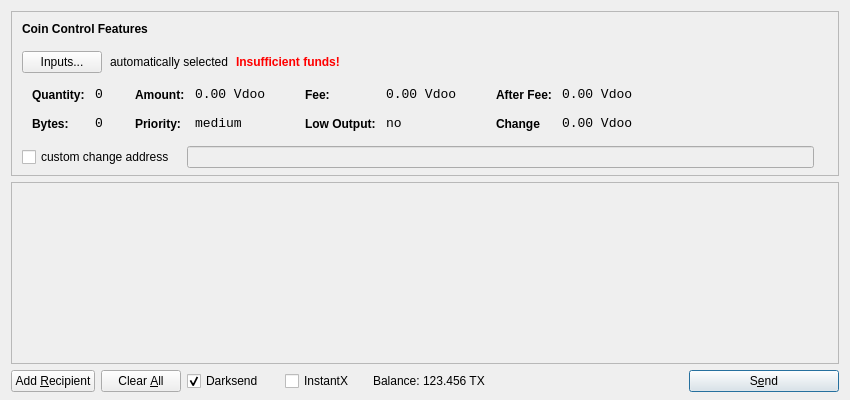
<?xml version="1.0" encoding="UTF-8"?>
<ui version="4.0">
 <class>SendCoinsDialog</class>
 <widget class="QDialog" name="SendCoinsDialog">
  <property name="geometry">
   <rect>
    <x>0</x>
    <y>0</y>
    <width>850</width>
    <height>400</height>
   </rect>
  </property>
  <property name="windowTitle">
   <string>Send Coins</string>
  </property>
  <layout class="QVBoxLayout" name="verticalLayout" stretch="0,1,0">
   <property name="bottomMargin">
    <number>8</number>
   </property>
   <item>
    <widget class="QFrame" name="frameCoinControl">
     <property name="sizePolicy">
      <sizepolicy hsizetype="Expanding" vsizetype="Expanding">
       <horstretch>0</horstretch>
       <verstretch>0</verstretch>
      </sizepolicy>
     </property>
     <property name="maximumSize">
      <size>
       <width>16777215</width>
       <height>16777215</height>
      </size>
     </property>
     <property name="frameShape">
      <enum>QFrame::StyledPanel</enum>
     </property>
     <property name="frameShadow">
      <enum>QFrame::Sunken</enum>
     </property>
     <layout class="QVBoxLayout" name="verticalLayoutCoinControl2">
      <property name="spacing">
       <number>-1</number>
      </property>
      <property name="leftMargin">
       <number>0</number>
      </property>
      <property name="topMargin">
       <number>0</number>
      </property>
      <property name="rightMargin">
       <number>0</number>
      </property>
      <property name="bottomMargin">
       <number>6</number>
      </property>
      <item>
       <layout class="QVBoxLayout" name="verticalLayoutCoinControl" stretch="0,0,0,0,1">
        <property name="spacing">
         <number>0</number>
        </property>
        <property name="leftMargin">
         <number>10</number>
        </property>
        <property name="topMargin">
         <number>10</number>
        </property>
        <item>
         <layout class="QHBoxLayout" name="horizontalLayoutCoinControl1">
          <property name="bottomMargin">
           <number>15</number>
          </property>
          <item>
           <widget class="QLabel" name="labelCoinControlFeatures">
            <property name="sizePolicy">
             <sizepolicy hsizetype="Preferred" vsizetype="Maximum">
              <horstretch>0</horstretch>
              <verstretch>0</verstretch>
             </sizepolicy>
            </property>
            <property name="font">
             <font>
              <weight>75</weight>
              <bold>true</bold>
             </font>
            </property>
            <property name="styleSheet">
             <string notr="true">font-weight:bold;</string>
            </property>
            <property name="text">
             <string>Coin Control Features</string>
            </property>
           </widget>
          </item>
         </layout>
        </item>
        <item>
         <layout class="QHBoxLayout" name="horizontalLayoutCoinControl2" stretch="0,0,0,0">
          <property name="spacing">
           <number>8</number>
          </property>
          <property name="bottomMargin">
           <number>10</number>
          </property>
          <item>
           <widget class="QPushButton" name="pushButtonCoinControl">
            <property name="styleSheet">
             <string notr="true"/>
            </property>
            <property name="text">
             <string>Inputs...</string>
            </property>
           </widget>
          </item>
          <item>
           <widget class="QLabel" name="labelCoinControlAutomaticallySelected">
            <property name="text">
             <string>automatically selected</string>
            </property>
            <property name="margin">
             <number>5</number>
            </property>
           </widget>
          </item>
          <item>
           <widget class="QLabel" name="labelCoinControlInsuffFunds">
            <property name="font">
             <font>
              <weight>75</weight>
              <bold>true</bold>
             </font>
            </property>
            <property name="styleSheet">
             <string notr="true">color:red;font-weight:bold;</string>
            </property>
            <property name="text">
             <string>Insufficient funds!</string>
            </property>
            <property name="margin">
             <number>5</number>
            </property>
           </widget>
          </item>
          <item>
           <spacer name="horizontalSpacerCoinControl">
            <property name="orientation">
             <enum>Qt::Horizontal</enum>
            </property>
            <property name="sizeHint" stdset="0">
             <size>
              <width>40</width>
              <height>1</height>
             </size>
            </property>
           </spacer>
          </item>
         </layout>
        </item>
        <item>
         <widget class="QWidget" name="widgetCoinControl" native="true">
          <property name="sizePolicy">
           <sizepolicy hsizetype="Preferred" vsizetype="Preferred">
            <horstretch>0</horstretch>
            <verstretch>0</verstretch>
           </sizepolicy>
          </property>
          <property name="minimumSize">
           <size>
            <width>0</width>
            <height>0</height>
           </size>
          </property>
          <property name="styleSheet">
           <string notr="true"/>
          </property>
          <layout class="QHBoxLayout" name="horizontalLayoutCoinControl5">
           <property name="margin">
            <number>0</number>
           </property>
           <item>
            <layout class="QHBoxLayout" name="horizontalLayoutCoinControl3" stretch="0,0,0,1">
             <property name="spacing">
              <number>20</number>
             </property>
             <property name="topMargin">
              <number>0</number>
             </property>
             <property name="bottomMargin">
              <number>10</number>
             </property>
             <item>
              <layout class="QFormLayout" name="formLayoutCoinControl1">
               <property name="horizontalSpacing">
                <number>10</number>
               </property>
               <property name="verticalSpacing">
                <number>14</number>
               </property>
               <property name="leftMargin">
                <number>10</number>
               </property>
               <property name="topMargin">
                <number>4</number>
               </property>
               <property name="rightMargin">
                <number>6</number>
               </property>
               <item row="0" column="0">
                <widget class="QLabel" name="labelCoinControlQuantityText">
                 <property name="styleSheet">
                  <string notr="true">font-weight:bold;</string>
                 </property>
                 <property name="text">
                  <string>Quantity:</string>
                 </property>
                 <property name="margin">
                  <number>0</number>
                 </property>
                </widget>
               </item>
               <item row="0" column="1">
                <widget class="QLabel" name="labelCoinControlQuantity">
                 <property name="font">
                  <font>
                   <family>Monospace</family>
                   <pointsize>10</pointsize>
                  </font>
                 </property>
                 <property name="cursor">
                  <cursorShape>IBeamCursor</cursorShape>
                 </property>
                 <property name="contextMenuPolicy">
                  <enum>Qt::ActionsContextMenu</enum>
                 </property>
                 <property name="text">
                  <string>0</string>
                 </property>
                 <property name="margin">
                  <number>0</number>
                 </property>
                 <property name="textInteractionFlags">
                  <set>Qt::LinksAccessibleByMouse|Qt::TextSelectableByKeyboard|Qt::TextSelectableByMouse</set>
                 </property>
                </widget>
               </item>
               <item row="1" column="0">
                <widget class="QLabel" name="labelCoinControlBytesText">
                 <property name="styleSheet">
                  <string notr="true">font-weight:bold;</string>
                 </property>
                 <property name="text">
                  <string>Bytes:</string>
                 </property>
                </widget>
               </item>
               <item row="1" column="1">
                <widget class="QLabel" name="labelCoinControlBytes">
                 <property name="font">
                  <font>
                   <family>Monospace</family>
                   <pointsize>10</pointsize>
                  </font>
                 </property>
                 <property name="cursor">
                  <cursorShape>IBeamCursor</cursorShape>
                 </property>
                 <property name="contextMenuPolicy">
                  <enum>Qt::ActionsContextMenu</enum>
                 </property>
                 <property name="text">
                  <string>0</string>
                 </property>
                 <property name="textInteractionFlags">
                  <set>Qt::LinksAccessibleByMouse|Qt::TextSelectableByKeyboard|Qt::TextSelectableByMouse</set>
                 </property>
                </widget>
               </item>
              </layout>
             </item>
             <item>
              <layout class="QFormLayout" name="formLayoutCoinControl2">
               <property name="horizontalSpacing">
                <number>10</number>
               </property>
               <property name="verticalSpacing">
                <number>14</number>
               </property>
               <property name="leftMargin">
                <number>6</number>
               </property>
               <property name="topMargin">
                <number>4</number>
               </property>
               <property name="rightMargin">
                <number>6</number>
               </property>
               <item row="0" column="0">
                <widget class="QLabel" name="labelCoinControlAmountText">
                 <property name="styleSheet">
                  <string notr="true">font-weight:bold;</string>
                 </property>
                 <property name="text">
                  <string>Amount:</string>
                 </property>
                 <property name="margin">
                  <number>0</number>
                 </property>
                </widget>
               </item>
               <item row="0" column="1">
                <widget class="QLabel" name="labelCoinControlAmount">
                 <property name="font">
                  <font>
                   <family>Monospace</family>
                   <pointsize>10</pointsize>
                  </font>
                 </property>
                 <property name="cursor">
                  <cursorShape>IBeamCursor</cursorShape>
                 </property>
                 <property name="contextMenuPolicy">
                  <enum>Qt::ActionsContextMenu</enum>
                 </property>
                 <property name="text">
                  <string>0.00 Vdoo </string>
                 </property>
                 <property name="textInteractionFlags">
                  <set>Qt::LinksAccessibleByMouse|Qt::TextSelectableByKeyboard|Qt::TextSelectableByMouse</set>
                 </property>
                </widget>
               </item>
               <item row="1" column="0">
                <widget class="QLabel" name="labelCoinControlPriorityText">
                 <property name="styleSheet">
                  <string notr="true">font-weight:bold;</string>
                 </property>
                 <property name="text">
                  <string>Priority:</string>
                 </property>
                </widget>
               </item>
               <item row="1" column="1">
                <widget class="QLabel" name="labelCoinControlPriority">
                 <property name="font">
                  <font>
                   <family>Monospace</family>
                   <pointsize>10</pointsize>
                  </font>
                 </property>
                 <property name="cursor">
                  <cursorShape>IBeamCursor</cursorShape>
                 </property>
                 <property name="contextMenuPolicy">
                  <enum>Qt::ActionsContextMenu</enum>
                 </property>
                 <property name="text">
                  <string>medium</string>
                 </property>
                 <property name="textInteractionFlags">
                  <set>Qt::LinksAccessibleByMouse|Qt::TextSelectableByKeyboard|Qt::TextSelectableByMouse</set>
                 </property>
                </widget>
               </item>
              </layout>
             </item>
             <item>
              <layout class="QFormLayout" name="formLayoutCoinControl3">
               <property name="horizontalSpacing">
                <number>10</number>
               </property>
               <property name="verticalSpacing">
                <number>14</number>
               </property>
               <property name="leftMargin">
                <number>6</number>
               </property>
               <property name="topMargin">
                <number>4</number>
               </property>
               <property name="rightMargin">
                <number>6</number>
               </property>
               <item row="0" column="0">
                <widget class="QLabel" name="labelCoinControlFeeText">
                 <property name="styleSheet">
                  <string notr="true">font-weight:bold;</string>
                 </property>
                 <property name="text">
                  <string>Fee:</string>
                 </property>
                 <property name="margin">
                  <number>0</number>
                 </property>
                </widget>
               </item>
               <item row="0" column="1">
                <widget class="QLabel" name="labelCoinControlFee">
                 <property name="font">
                  <font>
                   <family>Monospace</family>
                   <pointsize>10</pointsize>
                  </font>
                 </property>
                 <property name="cursor">
                  <cursorShape>IBeamCursor</cursorShape>
                 </property>
                 <property name="contextMenuPolicy">
                  <enum>Qt::ActionsContextMenu</enum>
                 </property>
                 <property name="text">
                  <string>0.00 Vdoo </string>
                 </property>
                 <property name="textInteractionFlags">
                  <set>Qt::LinksAccessibleByMouse|Qt::TextSelectableByKeyboard|Qt::TextSelectableByMouse</set>
                 </property>
                </widget>
               </item>
               <item row="1" column="0">
                <widget class="QLabel" name="labelCoinControlLowOutputText">
                 <property name="styleSheet">
                  <string notr="true">font-weight:bold;</string>
                 </property>
                 <property name="text">
                  <string>Low Output:</string>
                 </property>
                </widget>
               </item>
               <item row="1" column="1">
                <widget class="QLabel" name="labelCoinControlLowOutput">
                 <property name="font">
                  <font>
                   <family>Monospace</family>
                   <pointsize>10</pointsize>
                  </font>
                 </property>
                 <property name="cursor">
                  <cursorShape>IBeamCursor</cursorShape>
                 </property>
                 <property name="contextMenuPolicy">
                  <enum>Qt::ActionsContextMenu</enum>
                 </property>
                 <property name="text">
                  <string>no</string>
                 </property>
                 <property name="textInteractionFlags">
                  <set>Qt::LinksAccessibleByMouse|Qt::TextSelectableByKeyboard|Qt::TextSelectableByMouse</set>
                 </property>
                </widget>
               </item>
              </layout>
             </item>
             <item>
              <layout class="QFormLayout" name="formLayoutCoinControl4">
               <property name="horizontalSpacing">
                <number>10</number>
               </property>
               <property name="verticalSpacing">
                <number>14</number>
               </property>
               <property name="leftMargin">
                <number>6</number>
               </property>
               <property name="topMargin">
                <number>4</number>
               </property>
               <property name="rightMargin">
                <number>6</number>
               </property>
               <item row="0" column="0">
                <widget class="QLabel" name="labelCoinControlAfterFeeText">
                 <property name="styleSheet">
                  <string notr="true">font-weight:bold;</string>
                 </property>
                 <property name="text">
                  <string>After Fee:</string>
                 </property>
                 <property name="margin">
                  <number>0</number>
                 </property>
                </widget>
               </item>
               <item row="0" column="1">
                <widget class="QLabel" name="labelCoinControlAfterFee">
                 <property name="font">
                  <font>
                   <family>Monospace</family>
                   <pointsize>10</pointsize>
                  </font>
                 </property>
                 <property name="cursor">
                  <cursorShape>IBeamCursor</cursorShape>
                 </property>
                 <property name="contextMenuPolicy">
                  <enum>Qt::ActionsContextMenu</enum>
                 </property>
                 <property name="text">
                  <string>0.00 Vdoo </string>
                 </property>
                 <property name="textInteractionFlags">
                  <set>Qt::LinksAccessibleByMouse|Qt::TextSelectableByKeyboard|Qt::TextSelectableByMouse</set>
                 </property>
                </widget>
               </item>
               <item row="1" column="0">
                <widget class="QLabel" name="labelCoinControlChangeText">
                 <property name="styleSheet">
                  <string notr="true">font-weight:bold;</string>
                 </property>
                 <property name="text">
                  <string>Change</string>
                 </property>
                </widget>
               </item>
               <item row="1" column="1">
                <widget class="QLabel" name="labelCoinControlChange">
                 <property name="font">
                  <font>
                   <family>Monospace</family>
                   <pointsize>10</pointsize>
                  </font>
                 </property>
                 <property name="cursor">
                  <cursorShape>IBeamCursor</cursorShape>
                 </property>
                 <property name="contextMenuPolicy">
                  <enum>Qt::ActionsContextMenu</enum>
                 </property>
                 <property name="text">
                  <string>0.00 Vdoo </string>
                 </property>
                 <property name="textInteractionFlags">
                  <set>Qt::LinksAccessibleByMouse|Qt::TextSelectableByKeyboard|Qt::TextSelectableByMouse</set>
                 </property>
                </widget>
               </item>
              </layout>
             </item>
            </layout>
           </item>
          </layout>
         </widget>
        </item>
        <item>
         <layout class="QHBoxLayout" name="horizontalLayoutCoinControl4" stretch="0,0,0">
          <property name="spacing">
           <number>12</number>
          </property>
          <property name="sizeConstraint">
           <enum>QLayout::SetDefaultConstraint</enum>
          </property>
          <property name="topMargin">
           <number>5</number>
          </property>
          <property name="rightMargin">
           <number>5</number>
          </property>
          <item>
           <widget class="QCheckBox" name="checkBoxCoinControlChange">
            <property name="text">
             <string>custom change address</string>
            </property>
           </widget>
          </item>
          <item>
           <widget class="QLineEdit" name="lineEditCoinControlChange">
            <property name="enabled">
             <bool>false</bool>
            </property>
            <property name="sizePolicy">
             <sizepolicy hsizetype="Expanding" vsizetype="Fixed">
              <horstretch>0</horstretch>
              <verstretch>0</verstretch>
             </sizepolicy>
            </property>
           </widget>
          </item>
          <item>
           <widget class="QLabel" name="labelCoinControlChangeLabel">
            <property name="sizePolicy">
             <sizepolicy hsizetype="Preferred" vsizetype="Expanding">
              <horstretch>0</horstretch>
              <verstretch>0</verstretch>
             </sizepolicy>
            </property>
            <property name="minimumSize">
             <size>
              <width>0</width>
              <height>0</height>
             </size>
            </property>
            <property name="text">
             <string/>
            </property>
            <property name="margin">
             <number>3</number>
            </property>
           </widget>
          </item>
         </layout>
        </item>
        <item>
         <spacer name="verticalSpacerCoinControl">
          <property name="orientation">
           <enum>Qt::Vertical</enum>
          </property>
          <property name="sizeHint" stdset="0">
           <size>
            <width>800</width>
            <height>1</height>
           </size>
          </property>
         </spacer>
        </item>
       </layout>
      </item>
     </layout>
    </widget>
   </item>
   <item>
    <widget class="QScrollArea" name="scrollArea">
     <property name="widgetResizable">
      <bool>true</bool>
     </property>
     <widget class="QWidget" name="scrollAreaWidgetContents">
      <property name="geometry">
       <rect>
        <x>0</x>
        <y>0</y>
        <width>830</width>
        <height>165</height>
       </rect>
      </property>
      <layout class="QVBoxLayout" name="verticalLayout_2">
       <property name="margin">
        <number>0</number>
       </property>
       <item>
        <layout class="QVBoxLayout" name="entries">
         <property name="spacing">
          <number>6</number>
         </property>
        </layout>
       </item>
       <item>
        <spacer name="verticalSpacer">
         <property name="orientation">
          <enum>Qt::Vertical</enum>
         </property>
         <property name="sizeHint" stdset="0">
          <size>
           <width>20</width>
           <height>40</height>
          </size>
         </property>
        </spacer>
       </item>
      </layout>
     </widget>
    </widget>
   </item>
   <item>
    <layout class="QHBoxLayout" name="horizontalLayout">
     <item>
      <widget class="QPushButton" name="addButton">
       <property name="toolTip">
        <string>Send to multiple recipients at once</string>
       </property>
       <property name="text">
        <string>Add &amp;Recipient</string>
       </property>
       <property name="autoDefault">
        <bool>false</bool>
       </property>
      </widget>
     </item>
     <item>
      <widget class="QPushButton" name="clearButton">
       <property name="sizePolicy">
        <sizepolicy hsizetype="Minimum" vsizetype="Fixed">
         <horstretch>0</horstretch>
         <verstretch>0</verstretch>
        </sizepolicy>
       </property>
       <property name="toolTip">
        <string>Remove all transaction fields</string>
       </property>
       <property name="text">
        <string>Clear &amp;All</string>
       </property>
       <property name="autoRepeatDelay">
        <number>300</number>
       </property>
       <property name="autoDefault">
        <bool>false</bool>
       </property>
      </widget>
     </item>
     <item>
      <layout class="QHBoxLayout" name="horizontalLayout_2">
       <property name="spacing">
        <number>3</number>
       </property>
        <item>
        <widget class="QCheckBox" name="checkUseDarksend">
         <property name="minimumSize">
          <size>
           <width>95</width>
           <height>0</height>
          </size>
         </property>
         <property name="text">
          <string>Darksend</string>
         </property>
         <property name="checked">
          <bool>true</bool>
         </property>
        </widget>
       </item>
       <item>
        <widget class="QCheckBox" name="checkInstantX">
         <property name="enabled">
          <bool>true</bool>
         </property>
         <property name="minimumSize">
          <size>
           <width>85</width>
           <height>0</height>
          </size>
         </property>
         <property name="text">
          <string>InstantX</string>
         </property>
        </widget>
       </item>
       <item>
        <widget class="QLabel" name="label">
         <property name="sizePolicy">
          <sizepolicy hsizetype="Preferred" vsizetype="Fixed">
           <horstretch>0</horstretch>
           <verstretch>0</verstretch>
          </sizepolicy>
         </property>
         <property name="text">
          <string>Balance:</string>
         </property>
        </widget>
       </item>
       <item>
        <widget class="QLabel" name="labelBalance">
         <property name="sizePolicy">
          <sizepolicy hsizetype="Preferred" vsizetype="Fixed">
           <horstretch>0</horstretch>
           <verstretch>0</verstretch>
          </sizepolicy>
         </property>
         <property name="cursor">
          <cursorShape>IBeamCursor</cursorShape>
         </property>
         <property name="text">
          <string>123.456 TX</string>
         </property>
         <property name="textInteractionFlags">
          <set>Qt::LinksAccessibleByMouse|Qt::TextSelectableByKeyboard|Qt::TextSelectableByMouse</set>
         </property>
        </widget>
       </item>
      </layout>
     </item>
     <item>
      <spacer name="horizontalSpacer">
       <property name="orientation">
        <enum>Qt::Horizontal</enum>
       </property>
       <property name="sizeHint" stdset="0">
        <size>
         <width>40</width>
         <height>20</height>
        </size>
       </property>
      </spacer>
     </item>
     <item>
      <widget class="QPushButton" name="sendButton">
       <property name="minimumSize">
        <size>
         <width>150</width>
         <height>0</height>
        </size>
       </property>
       <property name="toolTip">
        <string>Confirm the send action</string>
       </property>
       <property name="text">
        <string>S&amp;end</string>
       </property>
       <property name="icon">
        <iconset resource="../bitcoin.qrc">
         <normaloff>:/icons/send</normaloff>:/icons/send</iconset>
       </property>
       <property name="default">
        <bool>true</bool>
       </property>
      </widget>
     </item>
    </layout>
   </item>
  </layout>
 </widget>
 <resources>
  <include location="../bitcoin.qrc"/>
 </resources>
 <connections/>
</ui>
